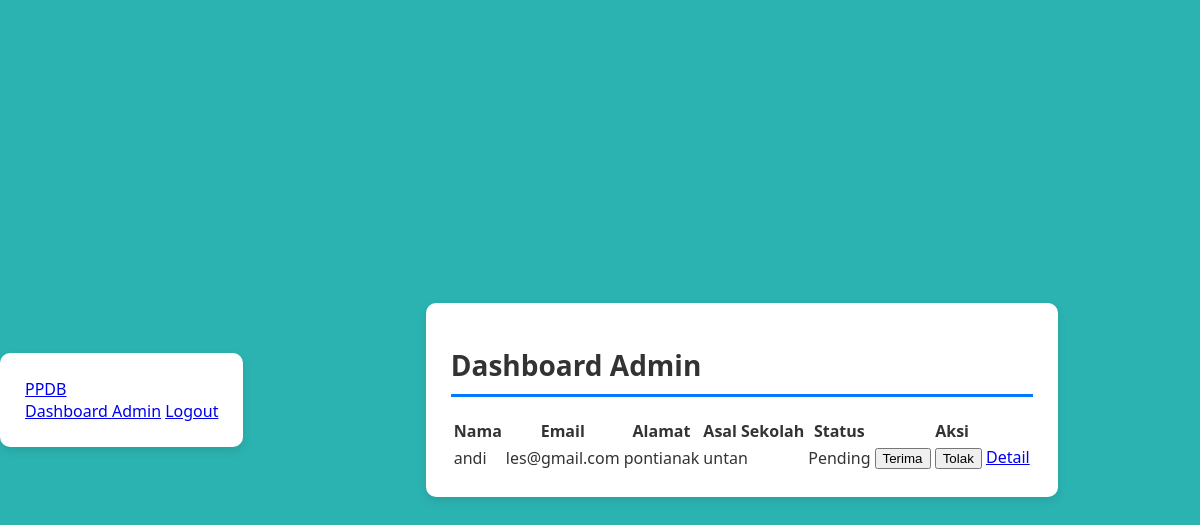
Page /dashboard_admin (signed in) on the earlier database version.
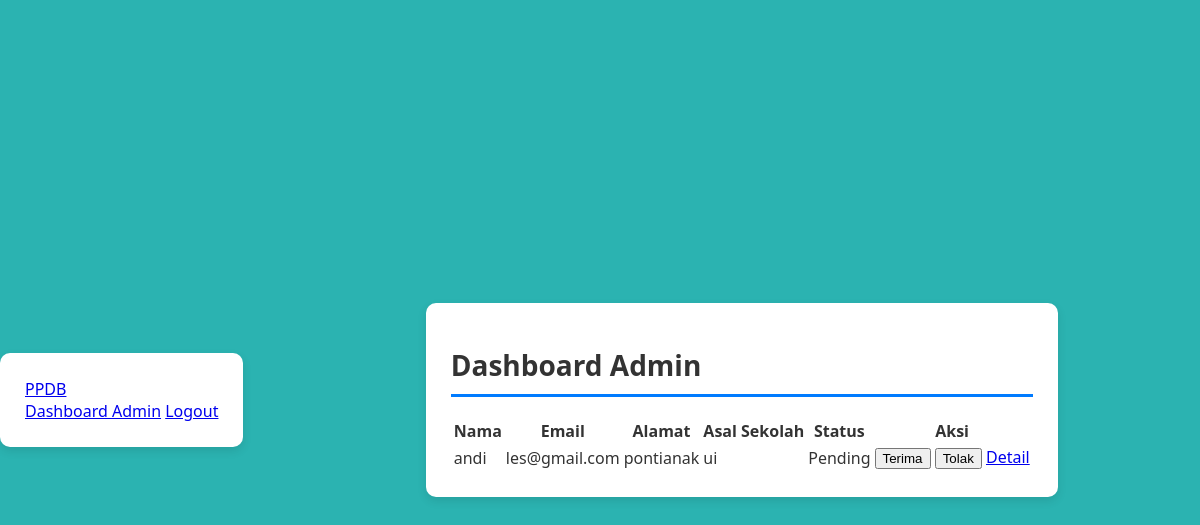
Same page on the later database version.
### models.py (models this page shows)
class User(db.Model):
    id = db.Column(db.Integer, primary_key=True)
    name = db.Column(db.String(100), nullable=False)
    email = db.Column(db.String(100), unique=True, nullable=False)
    password = db.Column(db.String(100), nullable=False)
    status = db.Column(db.String(20), default='Pending')  # Pending, Approved, Rejected
    school = db.Column(db.String(100), nullable=True)  # Asal sekolah
    address = db.Column(db.String(200), nullable=True)  # Alamat
    birth_date = db.Column(db.Date, nullable=True)  # Tanggal lahir
    phone = db.Column(db.String(15), nullable=True)  # Nomor telepon
    gender = db.Column(db.String(20), nullable=True)  # Jenis kelamin
    hobby = db.Column(db.String(200), nullable=True)  # Hobi
    parent_name = db.Column(db.String(100), nullable=True)  # Nama orang tua/wali
    parent_job = db.Column(db.String(100), nullable=True)  # Pekerjaan orang tua/wali
    created_at = db.Column(db.DateTime, default=datetime.utcnow)  # Waktu pendaftaran

### app.py (the view)
@app.route('/dashboard_admin', methods=['GET', 'POST'])
def dashboard_admin():
    if 'admin_id' not in session:
        flash('Anda harus login sebagai admin untuk mengakses halaman ini.')
        return redirect(url_for('login'))
    users = User.query.all()
    print(f"Data user di admin: {[user.name for user in users]}")
    return render_template('dashboard_admin.html', users=users)

### templates/dashboard_admin.html (shortened to what this page needs)
<!DOCTYPE html>
<html>
<head>
    <link rel="stylesheet" type="text/css" href="{{ url_for('static', filename='css/styles.css') }}">
</head>
<body>
    <nav class="navbar">
        <div class="container">
            <a href="/" class="navbar-brand">PPDB</a>
            <div class="navbar-links">
                <a href="/dashboard_admin">Dashboard Admin</a>
                <a href="/logout">Logout</a>
            </div>
        </div>
    </nav>
    <div class="container">
        <h1>Dashboard Admin</h1>
        <table>
            <thead>
                <tr>
                    <th>Nama</th>
                    <th>Email</th>
                    <th>Alamat</th>
                    <th>Asal Sekolah</th>
                    <th>Status</th>
                    <th>Aksi</th>
                </tr>
            </thead>
            <tbody>
                {% for user in users %}
                <tr>
                    <td>{{ user.name }}</td>
                    <td>{{ user.email }}</td>
                    <td>{{ user.address or 'Belum diisi' }}</td>
                    <td>{{ user.school or 'Belum diisi' }}</td>
                    <td>{{ user.status }}</td>
                    <td>
                        <form method="POST" style="display: inline;">
                            <button type="submit" name="action" value="approve">Terima</button>
                            <button type="submit" name="action" value="reject">Tolak</button>
                        </form>
                        <a href="{{ url_for('user_detail', user_id=user.id) }}" class="btn-detail">Detail</a>
                    </td>
                </tr>
                {% endfor %}
            </tbody>
        </table>
    </div>
</body>
</html>

Differences in the rows shown:
changed User "andi": school "untan" → "ui"
